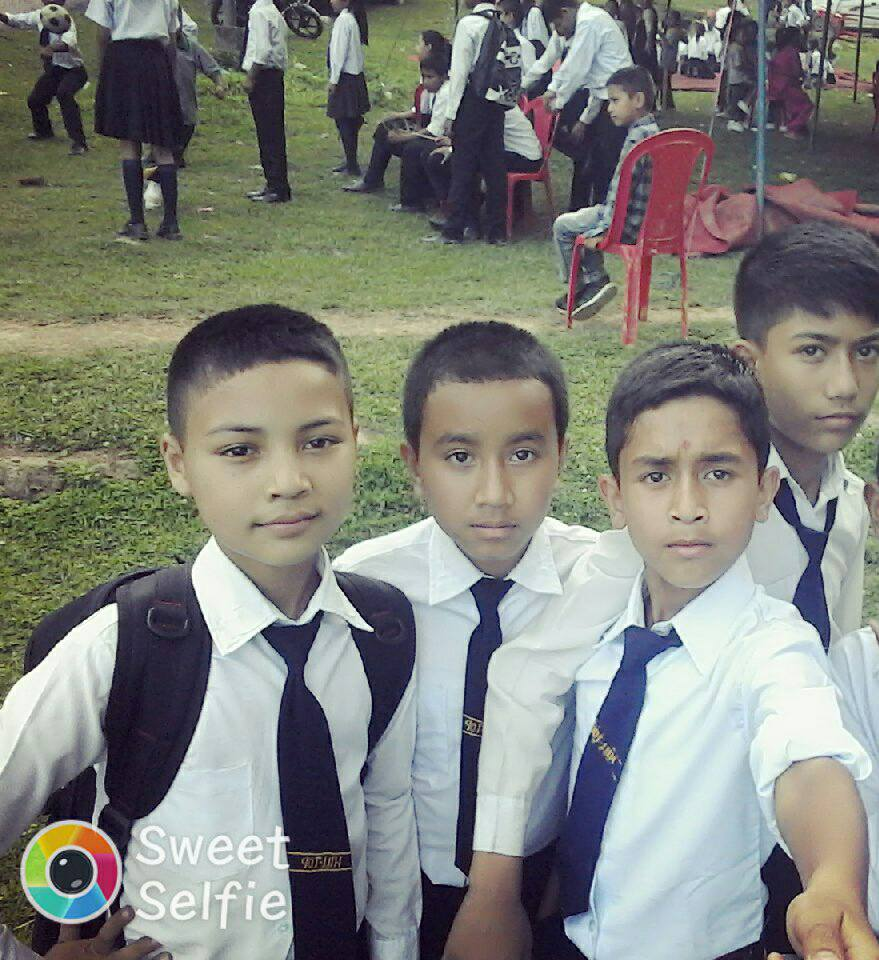
#> input picture Phase 2/school.jpg, 879 x 960 px
$ python cropped.py
#> lines starting #> are read from the running program, lines starting #| are printed output that depends on the picture
import cv2

image = cv2.imread("school.jpg")
#> image is the input picture: shape (960, 879, 3); mean B, G, R 124.4, 130.8, 128.7

if image is not None:
    cropped_image = image[300:400, 100:400]
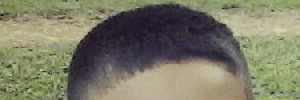
#> cropped_image: shape (100, 300, 3); mean B, G, R 102.5, 123.4, 124.4
    cv2.imshow("Original Image", image)
    cv2.imshow("Cropped Image", cropped_image)
    cv2.waitKey(0)
    cv2.destroyAllWindows()
